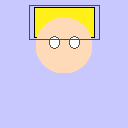

Write the Python code that produced this figure.
#!/usr/bin/env python3
from PIL import Image, ImageDraw
import math

SPRITE_SIZE = 128

def lighten(hex_color, amount):
    r = int(hex_color[1:3], 16)
    g = int(hex_color[3:5], 16)
    b = int(hex_color[5:7], 16)
    r = min(255, r + amount)
    g = min(255, g + amount)
    b = min(255, b + amount)
    return (r, g, b)

def darken(hex_color, amount):
    r = int(hex_color[1:3], 16)
    g = int(hex_color[3:5], 16)
    b = int(hex_color[5:7], 16)
    r = max(0, r - amount)
    g = max(0, g - amount)
    b = max(0, b - amount)
    return (r, g, b)

def hex_to_rgb(hex_color):
    return (int(hex_color[1:3], 16), int(hex_color[3:5], 16), int(hex_color[5:7], 16))

img = Image.new('RGBA', (SPRITE_SIZE, SPRITE_SIZE), (200, 200, 255, 255))  # 浅蓝色背景
draw = ImageDraw.Draw(img)

cx = SPRITE_SIZE // 2
x = 0
y = 0

helmet_color = '#FFD700'
head_r = 28
head_cy = y + 45

hc = hex_to_rgb(helmet_color)
hc_light = lighten(helmet_color, 25)
hc_dark = darken(helmet_color, 30)

print(f"hc_light: {hc_light}")
print(f"hc_dark: {hc_dark}")

helmet_bottom_y = head_cy - 8  # 头盔底部在眼睛上方
helmet_top_y = head_cy - head_r - 10
helmet_h = helmet_bottom_y - helmet_top_y

print(f"helmet_top_y: {helmet_top_y}")
print(f"helmet_bottom_y: {helmet_bottom_y}")
print(f"helmet_h: {helmet_h}")

# 直接用rectangle画一个头盔，看看颜色对不对
draw.rectangle([cx - 30, helmet_top_y, cx + 30, helmet_bottom_y], fill=hc_light, outline='black')

# 脸部
skin = (255, 218, 185)
for i in range(int(head_r * 2)):
    y_pos = head_cy - head_r + i
    y_from_center = i - head_r
    if abs(y_from_center) < head_r:
        w = 2 * math.sqrt(head_r * head_r - y_from_center * y_from_center)
        draw.line([(cx - w/2, y_pos), (cx + w/2, y_pos)], fill=skin)

# 眼睛
eye_y = head_cy - 3
draw.ellipse([cx - 15, eye_y - 6, cx - 5, eye_y + 6], fill='white', outline=(80, 80, 80))
draw.ellipse([cx + 5, eye_y - 6, cx + 15, eye_y + 6], fill='white', outline=(80, 80, 80))

# 标记头盔区域
draw.rectangle([cx - 35, helmet_top_y - 2, cx + 35, helmet_bottom_y + 2], outline='red', width=1)

img.save('/workspace/miner_tycoon/test_helmet.png')
print("Saved test_helmet.png")
